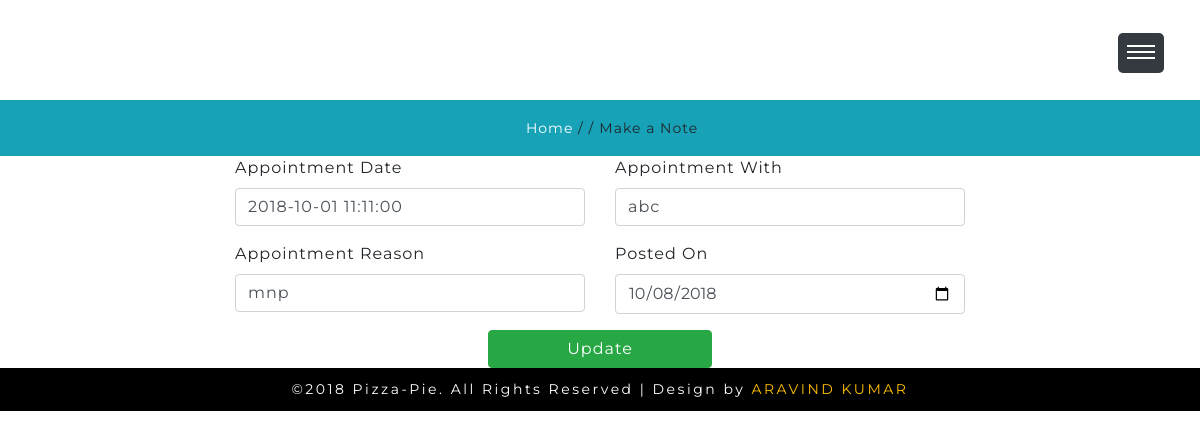
Screenshot of /appointments.php?uid=8 (signed in) with the database file from the repository.
### tables this page shows
CREATE TABLE IF NOT EXISTS `appointments` (
  `apid` int(11) NOT NULL AUTO_INCREMENT,
  `cid` int(11) NOT NULL,
  `uid` int(11) NOT NULL,
  `ap_on` datetime NOT NULL,
  `postedon` date NOT NULL,
  `reason` longtext NOT NULL,
  `astatus` varchar(30) NOT NULL,
  `apwith` varchar(40) NOT NULL,
  PRIMARY KEY (`apid`),
  KEY `cid` (`cid`,`uid`),
  KEY `uid` (`uid`),
  KEY `uid_2` (`uid`)
);

### appointments.php (the view, shortened to what this page needs)
<!DOCTYPE html>
<html lang="zxx">
   <head>
      <link href="css/bootstrap.min.css" rel="stylesheet" type="text/css" media="all">
      <link href="css/fontawesome-all.min.css" rel="stylesheet" type="text/css" media="all">
      <link href="css/style.css" rel='stylesheet' type='text/css' media="all">
   </head>
      <div class="header-main" id="home">
         <div class="header-outs">
            <div class="header-bar">
               <h1><a href="homepage.php">Notedownme</a></h1>
            </div>
             <div class="menu">
               <a href="" id="menuToggle"> <span class="navClosed"></span> </a>
            </div>
         </div>
      </div>
      <div class="inner_page-banner">
      </div>
      <div class="using-border py-3">
         <div class="inner_breadcrumb  ml-4">
            <ul class="short_ls">
               <li>
                  <a href="homepage.php">Home</a>
                  <span>/ /</span>
               </li>
               <li>Make a Note</li>
            </ul>
         </div>
      </div>
            <?php include "connection.php";
   $id=$_GET['uid'];
	$query=mysqli_query($con,"SELECT * from appointments where uid='$id'")or die(mysqli_error($con));
	$row=mysqli_fetch_array($query);
?>
 <div class="container">
	<div class="row">
	 <div class="col-md-2"></div>
	 <div class="col-md-8">
	 <form action="" method="POST">
	 	<div class="row">
	 		<div class="col-md-6 form-group">
	 		 	<label>Appointment Date</label>
	 		 	<input type="text" name="ap_on" class="form-control" placeholder="Enter Appointment Date" value="<?php echo $row['ap_on']; ?>">
	 		</div>
	 	      <div class="col-md-6 form-group">
	 			<label>Appointment With</label>
	 			<input type="text" name="apwith" class="form-control" placeholder="Enter Appointment With" value="<?php echo $row['apwith']; ?>">
	 		</div>
	 	</div>
        <div class="row">
	 		<div class="col-md-6 form-group">
	 			<label>Appointment Reason</label>
	 			<input type="text" class="form-control" name="reason" placeholder="Enter Appointment Reason" value="<?php echo $row['reason']; ?>">
	 		</div>
	 		<div class="col-md-6 form-group">
	 			<label>Posted On</label>
	 			<input type="Date" name="postedon" class="form-control"  value="<?php echo $row['postedon']; ?>">
	 		</div>
	 	</div>
         <div class="row">
	 		<div class="col-md-4"></div>
	 		<div class="col-md-4">
	 			<input type="submit" name="submit" class="btn btn-success btn-block" value="Update">
	 		</div>
	 	</div>
	 	</form>
	 </div>
	</div>
	</div>
      <footer>
         <p>©2018 Pizza-Pie. All Rights Reserved | Design by <a href="http://www.W3Layouts.com" target="_blank">ARAVIND KUMAR</a></p>
      </footer>
   </body>
</html>

### css/style.css (style rules this page uses)
html, body { padding: 0; margin: 0; background: #fff; letter-spacing: 1px; font-family: 'Montserrat', sans-serif; }
body a { outline: none; transition: 0.5s all; -webkit-transition: 0.5s all; -moz-transition: 0.5s all; -o-transition: 0.5s all; -ms-transition: 0.5s all; text-decoration: none; }
input[type="button"], input[type="submit"] { transition: 0.5s all; -webkit-transition: 0.5s all; -moz-transition: 0.5s all; -o-transition: 0.5s all; -ms-transition: 0.5s all; letter-spacing: 1px; font-family: 'Montserrat', sans-serif; }
select,input[type="email"],input[type="text"],input[type=password], input[type="button"],input[type="submit"],textarea { font-family: 'Montserrat', sans-serif; transition:0.5s all; -webkit-transition:0.5s all; -moz-transition:0.5s all; -o-transition:0.5s all; -ms-transition:0.5s all; letter-spacing: 1px; }
h1, h2, h3, h4, h5, h6 { margin: 0; padding: 0; font-family: 'Montserrat', sans-serif; letter-spacing: 1px; }
p { margin: 0; padding: 0; letter-spacing: 1px; font-family: 'Montserrat', sans-serif; }
ul { margin: 0; padding: 0; list-style-type: none; }
.header-main { position: relative; }
.header-outs { position: absolute; z-index: 99; left:2%; top:22px; }
.header-bar h1 a { color: #fff; font-size: 45px; letter-spacing: 3px; text-transform: uppercase; font-weight: 400; font-family: 'Shadows Into Light', cursive; }
#menuToggle { background:#343a40; display: block; position: fixed; height: 40px; right:3%; top: 33px; width: 46px; z-index:9999; border-radius: 5px; }
#menuToggle span { background: white; display: block; height:6%; left: 20%; position: absolute; top: 45%; width: 60%; }
#menuToggle span:before, #menuToggle span:after { background: white; content: ''; display: block; height: 100%; position: absolute; top: -250%; -moz-transform: rotate(0deg); -ms-transform: rotate(0deg); -webkit-transform: rotate(0deg); transform: rotate(0deg); width: 100%; }
#menuToggle span:after { top: 250%; }
#menuToggle .navClosed { -moz-transition: background 0.1s linear; -o-transition: background 0.1s linear; -webkit-transition: background 0.1s linear; transition: background 0.1s linear; }
#menuToggle .navClosed:before, #menuToggle .navClosed:after { -moz-transition: top 0.2s linear 0.1s, -moz-transform 0.2s linear 0.1s; -o-transition: top 0.2s linear 0.1s, -o-transform 0.2s linear 0.1s; -webkit-transition: top 0.2s linear, -webkit-transform 0.2s linear; -webkit-transition-delay: 0.1s, 0.1s; transition: top 0.2s linear 0.1s, transform 0.2s linear 0.1s; }
.inner_page-banner { text-align: center; background: url(../images/i3.jpg) no-repeat center; background-size: cover; -webkit-background-size: cover; -moz-background-size: cover; -o-background-size: cover; -ms-background-size: cover; min-height: 100px; }
ul.short_ls li a { color: #ffffff; text-decoration: none; }
ul.short_ls li { list-style: none; display: inline-block; letter-spacing: 1px; font-size: 14px; }
.using-border { width: 100%; border: none; background:#17a2b8; text-align: center; }
a { color: #fff; text-decoration: none; }
footer { background:#000; }
footer p { padding: 0.8em 0; text-align: center; font-size: 14px; color: #fff; letter-spacing: 2.5px; }
footer p a { color:#ffbf00; }
@media (max-width:1440px) { .header-bar h1 a { font-size: 41px; letter-spacing: 2px; } }

### rows the page displays
appointments: ap_on "2018-10-01 11:11:00", apwith "abc", reason "mnp", postedon "10/08/2018"
